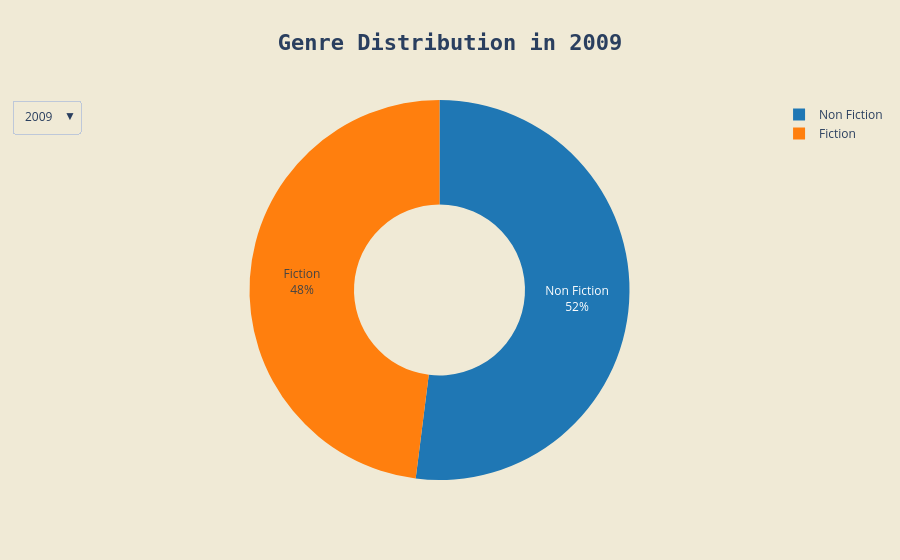

The cell this chart's notebook holds for it:
### Code cell
figure = go.Figure()

for year in years:
    your = data[data['Year'] == year]
    counts = your['Genre'].value_counts()

    figure.add_trace(
        go.Pie(
            labels=counts.index,
            values= counts.values,
            name=str(year),
            hole=0.45,
            textinfo='percent+label',
            hoverinfo='label+percent+value',
            visible=(year == years[0]),  # show only first year initially
            marker=dict(colors=['#1f77b4', '#ff7f0e'])
        )
    )

figure.update_layout(
    updatemenus=[dict(
        buttons=[dict(label=str(year),
                      method='update',
                      args=[{'visible': [y==year for y in years]},
                            {'title': f'Genre Distribution in {year}'}])
                 for year in years],
        direction='down',
        showactive=True
    )],
    title_text=f'Genre Distribution in {years[0]}',
    title_font= dict(size=22, family='monospace', weight= 'bold'),
    title_x= 0.5,
    paper_bgcolor='RGB(240, 234, 214)'
)

figure.show()

### Figure 1 — Plotly figure (JSON) as saved in the notebook; plotly's stock layout.template omitted (floating-point values rounded to 4 significant figures)
{"data": [{"hole": 0.45, "hoverinfo": "label+percent+value", "labels": ["Non Fiction", "Fiction"], "marker": {"colors": ["#1f77b4", "#ff7f0e"]}, "name": "2009", "textinfo": "percent+label", "type": "pie", "values": [26, 24], "visible": true}, {"hole": 0.45, "hoverinfo": "label+percent+value", "labels": ["Non Fiction", "Fiction"], "marker": {"colors": ["#1f77b4", "#ff7f0e"]}, "name": "2010", "textinfo": "percent+label", "type": "pie", "values": [23, 17], "visible": false}, {"hole": 0.45, "hoverinfo": "label+percent+value", "labels": ["Non Fiction", "Fiction"], "marker": {"colors": ["#1f77b4", "#ff7f0e"]}, "name": "2011", "textinfo": "percent+label", "type": "pie", "values": [17, 14], "visible": false}, {"hole": 0.45, "hoverinfo": "label+percent+value", "labels": ["Fiction", "Non Fiction"], "marker": {"colors": ["#1f77b4", "#ff7f0e"]}, "name": "2012", "textinfo": "percent+label", "type": "pie", "values": [16, 12], "visible": false}, {"hole": 0.45, "hoverinfo": "label+percent+value", "labels": ["Fiction", "Non Fiction"], "marker": {"colors": ["#1f77b4", "#ff7f0e"]}, "name": "2013", "textinfo": "percent+label", "type": "pie", "values": [17, 16], "visible": false}, {"hole": 0.45, "hoverinfo": "label+percent+value", "labels": ["Fiction", "Non Fiction"], "marker": {"colors": ["#1f77b4", "#ff7f0e"]}, "name": "2014", "textinfo": "percent+label", "type": "pie", "values": [17, 10], "visible": false}, {"hole": 0.45, "hoverinfo": "label+percent+value", "labels": ["Non Fiction", "Fiction"], "marker": {"colors": ["#1f77b4", "#ff7f0e"]}, "name": "2015", "textinfo": "percent+label", "type": "pie", "values": [21, 9], "visible": false}, {"hole": 0.45, "hoverinfo": "label+percent+value", "labels": ["Non Fiction", "Fiction"], "marker": {"colors": ["#1f77b4", "#ff7f0e"]}, "name": "2016", "textinfo": "percent+label", "type": "pie", "values": [17, 11], "visible": false}, {"hole": 0.45, "hoverinfo": "label+percent+value", "labels": ["Fiction", "Non Fiction"], "marker": {"colors": ["#1f77b4", "#ff7f0e"]}, "name": "2017", "textinfo": "percent+label", "type": "pie", "values": [15, 12], "visible": false}, {"hole": 0.45, "hoverinfo": "label+percent+value", "labels": ["Non Fiction", "Fiction"], "marker": {"colors": ["#1f77b4", "#ff7f0e"]}, "name": "2018", "textinfo": "percent+label", "type": "pie", "values": [19, 11], "visible": false}, {"hole": 0.45, "hoverinfo": "label+percent+value", "labels": ["Non Fiction", "Fiction"], "marker": {"colors": ["#1f77b4", "#ff7f0e"]}, "name": "2019", "textinfo": "percent+label", "type": "pie", "values": [18, 9], "visible": false}], "layout": {"paper_bgcolor": "RGB(240, 234, 214)", "title": {"font": {"family": "monospace", "size": 22, "weight": "bold"}, "text": "Genre Distribution in 2009", "x": 0.5}, "updatemenus": [{"buttons": [{"args": [{"visible": [true, false, false, false, false, false, false, false, false, false, false]}, {"title": "Genre Distribution in 2009"}], "label": "2009", "method": "update"}, {"args": [{"visible": [false, true, false, false, false, false, false, false, false, false, false]}, {"title": "Genre Distribution in 2010"}], "label": "2010", "method": "update"}, {"args": [{"visible": [false, false, true, false, false, false, false, false, false, false, false]}, {"title": "Genre Distribution in 2011"}], "label": "2011", "method": "update"}, {"args": [{"visible": [false, false, false, true, false, false, false, false, false, false, false]}, {"title": "Genre Distribution in 2012"}], "label": "2012", "method": "update"}, {"args": [{"visible": [false, false, false, false, true, false, false, false, false, false, false]}, {"title": "Genre Distribution in 2013"}], "label": "2013", "method": "update"}, {"args": [{"visible": [false, false, false, false, false, true, false, false, false, false, false]}, {"title": "Genre Distribution in 2014"}], "label": "2014", "method": "update"}, {"args": [{"visible": [false, false, false, false, false, false, true, false, false, false, false]}, {"title": "Genre Distribution in 2015"}], "label": "2015", "method": "update"}, {"args": [{"visible": [false, false, false, false, false, false, false, true, false, false, false]}, {"title": "Genre Distribution in 2016"}], "label": "2016", "method": "update"}, {"args": [{"visible": [false, false, false, false, false, false, false, false, true, false, false]}, {"title": "Genre Distribution in 2017"}], "label": "2017", "method": "update"}, {"args": [{"visible": [false, false, false, false, false, false, false, false, false, true, false]}, {"title": "Genre Distribution in 2018"}], "label": "2018", "method": "update"}, {"args": [{"visible": [false, false, false, false, false, false, false, false, false, false, true]}, {"title": "Genre Distribution in 2019"}], "label": "2019", "method": "update"}], "direction": "down", "showactive": true}]}}
